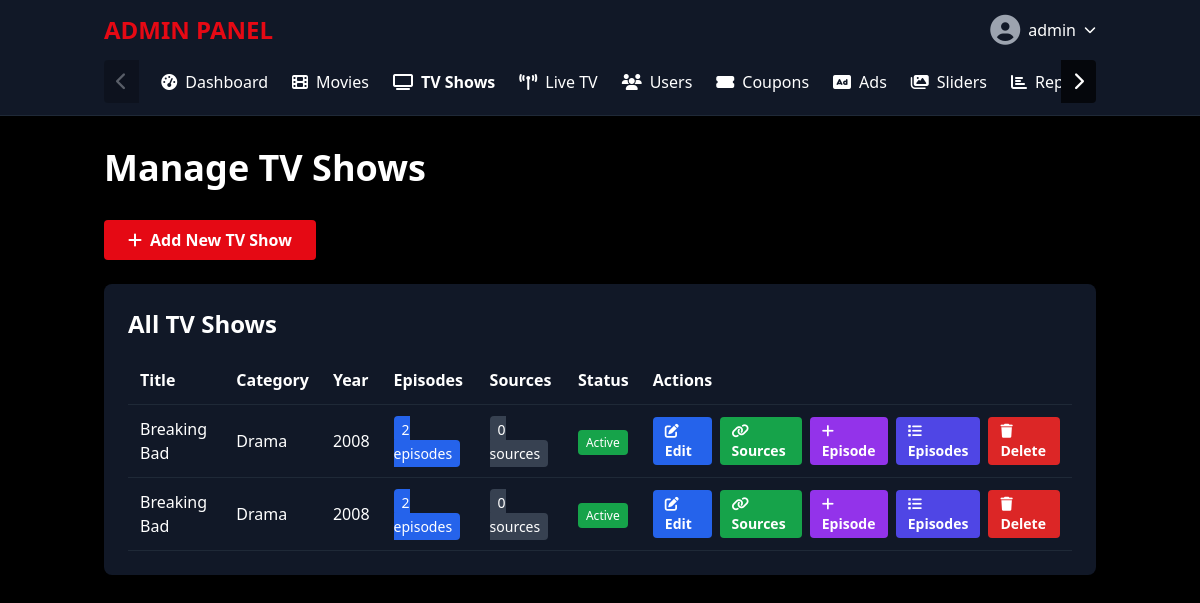
The page /admin/tv-shows.php (signed in) on the database as committed earlier.
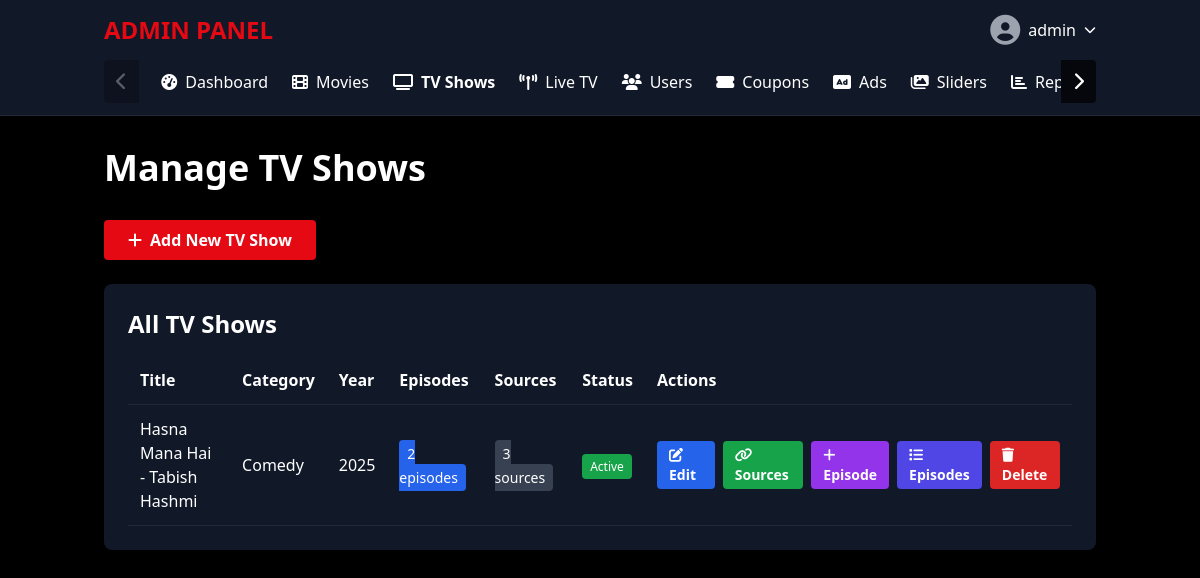
The same page on the database as committed later.
### tables this page shows
CREATE TABLE `tv_shows` (
  `id` int(11) NOT NULL AUTO_INCREMENT,
  `title` varchar(255) NOT NULL,
  `description` text DEFAULT NULL,
  `thumbnail` varchar(255) DEFAULT NULL,
  `poster` varchar(255) DEFAULT NULL,
  `release_year` year(4) DEFAULT NULL,
  `rating` decimal(3,1) DEFAULT 0.0,
  `views` int(11) DEFAULT 0,
  `category_id` int(11) DEFAULT NULL,
  `featured` tinyint(1) DEFAULT 0,
  `created_at` timestamp NOT NULL DEFAULT current_timestamp(),
  `updated_at` timestamp NOT NULL DEFAULT current_timestamp() ON UPDATE current_timestamp(),
  `sources` text DEFAULT NULL COMMENT 'JSON array of stream sources',
  `is_active` tinyint(1) DEFAULT 1,
  `tmdb_id` int(11) DEFAULT NULL,
  `slug` varchar(255) DEFAULT NULL,
  `is_free` tinyint(1) DEFAULT 1 COMMENT 'Free content available to all logged-in users',
  `is_premium` tinyint(1) DEFAULT 0 COMMENT 'Premium content requires subscription',
  `show_in_slider` tinyint(1) DEFAULT 0 COMMENT 'Show in homepage slider',
  `pre_roll_ad_id` int(11) DEFAULT NULL COMMENT 'Pre-roll ad ID (plays before episode starts)',
  `mid_roll_ad_id` int(11) DEFAULT NULL COMMENT 'Mid-roll ad ID (plays during episode)',
  `end_roll_ad_id` int(11) DEFAULT NULL COMMENT 'End-roll ad ID (plays after episode ends)',
  `loop_ad_id` int(11) DEFAULT NULL COMMENT 'Loop ad ID (plays every N seconds during playback)',
  `loop_interval` int(11) DEFAULT NULL COMMENT 'Loop ad interval in seconds (if not set, uses ad duration)',
  `banner_ad_id` int(11) DEFAULT NULL COMMENT 'Banner ad ID (displays as overlay)',
  `popup_ad_id` int(11) DEFAULT NULL COMMENT 'Popup ad ID (displays as modal)',
  `intro_ad_id` int(11) DEFAULT NULL COMMENT 'Intro ad ID (plays to everyone before episode)',
  PRIMARY KEY (`id`),
  KEY `category_id` (`category_id`),
  CONSTRAINT `tv_shows_ibfk_1` FOREIGN KEY (`category_id`) REFERENCES `categories` (`id`) ON DELETE SET NULL
);

CREATE TABLE `categories` (
  `id` int(11) NOT NULL AUTO_INCREMENT,
  `name` varchar(100) NOT NULL,
  `slug` varchar(100) NOT NULL,
  `created_at` timestamp NOT NULL DEFAULT current_timestamp(),
  `description` text DEFAULT NULL,
  `tmdb_genre_id` int(11) DEFAULT NULL,
  `display_order` int(11) DEFAULT 0,
  `is_active` tinyint(1) DEFAULT 1,
  PRIMARY KEY (`id`),
  UNIQUE KEY `slug` (`slug`)
);

### admin/tv-shows.php (the view, shortened to what the changed rows need)
<?php
$conn = getDBConnection();
$message = '';
$message_type = '';
$show_episodes_id = isset($_GET['show_episodes']) ? intval($_GET['show_episodes']) : 0;
$show_episodes = null;
$episodes = [];
$tv_shows = $conn->query("
    SELECT t.*,
           c.name as category_name,
           (SELECT COUNT(*) FROM tv_episodes WHERE tv_show_id = t.id) as episode_count
    FROM tv_shows t
    LEFT JOIN categories c ON t.category_id = c.id
    ORDER BY t.created_at DESC
")->fetch_all(MYSQLI_ASSOC);
if (!defined('ADMIN_TAB_LOAD')) {
    include 'includes/header.php';
}
?>
<?php if ($show_episodes_id && $show_episodes): ?>
<h1 class="text-4xl font-bold mb-2">Manage Episodes</h1>
<p class="text-gray-400 mb-8">TV Show: <strong><?php echo htmlspecialchars($show_episodes['title']); ?></strong></p>
<?php if ($message): ?>
<div class="bg-<?php echo $message_type === 'success' ? 'green' : 'red'; ?>-900 bg-opacity-50 border border-<?php echo $message_type === 'success' ? 'green' : 'red'; ?>-700 text-<?php echo $message_type === 'success' ? 'green' : 'red'; ?>-200 px-4 py-3 rounded mb-4">
    <?php echo htmlspecialchars($message); ?>
</div>
<?php endif; ?>
<div class="mb-6 flex gap-4">
    <a href="add-episode.php?show_id=<?php echo $show_episodes_id; ?>" class="bg-netflix-red px-6 py-2 rounded hover:bg-red-700 font-semibold inline-block">
        <i class="fas fa-plus mr-2"></i>Add New Episode
    </a>
    <a href="edit-tv-show.php?id=<?php echo $show_episodes_id; ?>" class="bg-blue-600 px-6 py-2 rounded hover:bg-blue-700 font-semibold inline-block">
        <i class="fas fa-edit mr-2"></i>Edit TV Show
    </a>
    <a href="tv-shows.php" class="bg-gray-700 px-6 py-2 rounded hover:bg-gray-600 font-semibold inline-block">
        <i class="fas fa-arrow-left mr-2"></i>Back to TV Shows
    </a>
</div>
<div class="bg-gray-900 rounded-lg p-6">
    <h2 class="text-2xl font-bold mb-4">All Episodes</h2>
    <div class="overflow-x-auto">
        <table class="w-full">
            <thead>
                <tr class="border-b border-gray-800">
                    <th class="text-left p-3">Season</th>
                    <th class="text-left p-3">Episode</th>
                    <th class="text-left p-3">Title</th>
                    <th class="text-left p-3">Sources</th>
                    <th class="text-left p-3">Actions</th>
                </tr>
            </thead>
            <tbody>
                <?php if (empty($episodes)): ?>
                <tr>
                    <td colspan="5" class="p-8 text-center text-gray-400">
                        <i class="fas fa-tv text-4xl mb-3 block"></i>
                        <p>No episodes added yet. <a href="add-episode.php?show_id=<?php echo $show_episodes_id; ?>" class="text-netflix-red hover:underline">Add your first episode</a></p>
                    </td>
                </tr>
                <?php else: ?>
                <?php foreach ($episodes as $episode): ?>
                <?php
                $ep_sources = parseSources($episode['sources'] ?? '[]');
                $source_count = count($ep_sources);
                ?>
                <tr class="border-b border-gray-800 hover:bg-gray-800">
                    <td class="p-3">
                        <span class="px-3 py-1 bg-blue-600 rounded font-semibold">S<?php echo $episode['season_number']; ?></span>
                    </td>
                    <td class="p-3">
                        <span class="px-3 py-1 bg-green-600 rounded font-semibold">E<?php echo $episode['episode_number']; ?></span>
                    </td>
                    <td class="p-3 font-medium"><?php echo htmlspecialchars($episode['title']); ?></td>
                    <td class="p-3">
                        <?php if ($source_count > 0): ?>
                        <span class="px-3 py-1 bg-gray-700 rounded text-sm font-semibold">
                            <i class="fas fa-link mr-1"></i><?php echo $source_count; ?> source<?php echo $source_count > 1 ? 's' : ''; ?>
                        </span>
                        <?php else: ?>
                        <span class="px-3 py-1 bg-red-900 rounded text-sm text-red-200">
                            <i class="fas fa-exclamation-triangle mr-1"></i>No sources
                        </span>
                        <?php endif; ?>
                    </td>
                    <td class="p-3">
                        <div class="flex items-center gap-2">
                            <a href="add-episode.php?show_id=<?php echo $show_episodes_id; ?>&episode_id=<?php echo $episode['id']; ?>"
                               class="bg-blue-600 hover:bg-blue-700 px-3 py-1 rounded text-sm font-semibold">
                                <i class="fas fa-edit mr-1"></i>Edit
                            </a>
                            <a href="add-sources.php?episode_id=<?php echo $episode['id']; ?>&show_id=<?php echo $show_episodes_id; ?>"
                               class="bg-green-600 hover:bg-green-700 px-3 py-1 rounded text-sm font-semibold">
                                <i class="fas fa-link mr-1"></i>Sources
                            </a>
                            <a href="tv-shows.php?delete_episode=<?php echo $episode['id']; ?>&show_id=<?php echo $show_episodes_id; ?>"
                               onclick="return confirm('Are you sure you want to delete this episode?')"
                               class="bg-red-600 hover:bg-red-700 px-3 py-1 rounded text-sm font-semibold">
                                <i class="fas fa-trash mr-1"></i>Delete
                            </a>
                        </div>
                    </td>
                </tr>
                <?php endforeach; ?>
                <?php endif; ?>
            </tbody>
        </table>
    </div>
</div>
<?php else: ?>
<h1 class="text-4xl font-bold mb-8">Manage TV Shows</h1>
<div class="bg-gray-900 rounded-lg p-6">
    <h2 class="text-2xl font-bold mb-4">All TV Shows</h2>
    <div class="overflow-x-auto">
        <table class="w-full">
            <thead>
                <tr class="border-b border-gray-800">
                    <th class="text-left p-3">Title</th>
                    <th class="text-left p-3">Category</th>
                    <th class="text-left p-3">Year</th>
                    <th class="text-left p-3">Episodes</th>
                    <th class="text-left p-3">Sources</th>
                    <th class="text-left p-3">Status</th>
                    <th class="text-left p-3">Actions</th>
                </tr>
            </thead>
            <tbody>
                <?php if (empty($tv_shows)): ?>
                <tr>
                    <td colspan="7" class="p-8 text-center text-gray-400">
                        <i class="fas fa-tv text-4xl mb-3 block"></i>
                        <p>No TV shows found. <a href="add-tv-show.php" class="text-netflix-red hover:underline">Add your first TV show</a></p>
                    </td>
                </tr>
                <?php else: ?>
                <?php foreach ($tv_shows as $show): ?>
                <tr class="border-b border-gray-800 hover:bg-gray-800">
                    <td class="p-3 font-medium"><?php echo htmlspecialchars($show['title']); ?></td>
                    <td class="p-3"><?php echo htmlspecialchars($show['category_name'] ?? 'N/A'); ?></td>
                    <td class="p-3"><?php echo $show['release_year']; ?></td>
                    <td class="p-3">
                        <span class="px-2 py-1 bg-blue-600 rounded text-sm">
                            <?php echo $show['episode_count']; ?> episode<?php echo $show['episode_count'] != 1 ? 's' : ''; ?>
                        </span>
                    </td>
                    <td class="p-3">
                        <span class="px-2 py-1 bg-gray-700 rounded text-sm">
                            <?php echo $show['episodes_with_sources']; ?> source<?php echo $show['episodes_with_sources'] != 1 ? 's' : ''; ?>
                        </span>
                    </td>
                    <td class="p-3">
                        <?php if ($show['is_active']): ?>
                        <span class="px-2 py-1 bg-green-600 rounded text-xs">Active</span>
                        <?php else: ?>
                        <span class="px-2 py-1 bg-gray-600 rounded text-xs">Inactive</span>
                        <?php endif; ?>
                    </td>
                    <td class="p-3">
                        <div class="flex items-center gap-2">
                            <a href="edit-tv-show.php?id=<?php echo $show['id']; ?>"
                               class="bg-blue-600 hover:bg-blue-700 px-3 py-1 rounded text-sm font-semibold">
                                <i class="fas fa-edit mr-1"></i>Edit
                            </a>
                            <a href="add-tv-show-sources.php?show_id=<?php echo $show['id']; ?>"
                               class="bg-green-600 hover:bg-green-700 px-3 py-1 rounded text-sm font-semibold">
                                <i class="fas fa-link mr-1"></i>Sources
                            </a>
                            <a href="add-episode.php?show_id=<?php echo $show['id']; ?>"
                               class="bg-purple-600 hover:bg-purple-700 px-3 py-1 rounded text-sm font-semibold">
                                <i class="fas fa-plus mr-1"></i>Episode
                            </a>
                            <a href="tv-shows.php?show_episodes=<?php echo $show['id']; ?>"
                               class="bg-indigo-600 hover:bg-indigo-700 px-3 py-1 rounded text-sm font-semibold">
                                <i class="fas fa-list mr-1"></i>Episodes
                            </a>
                            <a href="tv-shows.php?delete=<?php echo $show['id']; ?>"
                               onclick="return confirm('Are you sure you want to delete this TV show? This will also delete all episodes!')"
                               class="bg-red-600 hover:bg-red-700 px-3 py-1 rounded text-sm font-semibold">
                                <i class="fas fa-trash mr-1"></i>Delete
                            </a>
                        </div>
                    </td>
                </tr>
                <?php endforeach; ?>
                <?php endif; ?>
            </tbody>
        </table>
    </div>
</div>
<?php endif; ?>
<?php
if (!defined('ADMIN_TAB_LOAD')) {
    include 'includes/footer.php';
}
?>

Rows that differ between the two databases and show on the page:
removed tv_shows: title "Breaking Bad", category.name "Drama", release_year "2008", episode_count "2", episodes_with_sources "0", is_active "Active"
added tv_shows: title "Hasna Mana Hai - Tabish Hashmi", category.name "Comedy", release_year "2025", episode_count "2", id "3", is_active "Active"
